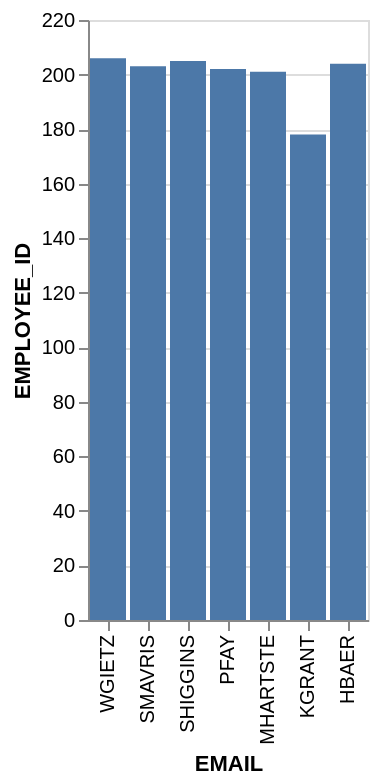

Vega-Lite specification for this chart:
### Vega-Lite specification from a JSON file in a GitHub repository (floating-point values rounded to 4 significant figures)
{"data": {"values": [{"x_data": "WGIETZ", "y_data": 206}, {"x_data": "SMAVRIS", "y_data": 203}, {"x_data": "SHIGGINS", "y_data": 205}, {"x_data": "PFAY", "y_data": 202}, {"x_data": "MHARTSTE", "y_data": 201}, {"x_data": "KGRANT", "y_data": 178}, {"x_data": "HBAER", "y_data": 204}]}, "mark": "bar", "encoding": {"x": {"field": "x_data", "type": "nominal", "title": "EMAIL", "sort": "descending"}, "y": {"field": "y_data", "type": "quantitative", "title": "EMPLOYEE_ID"}}}
